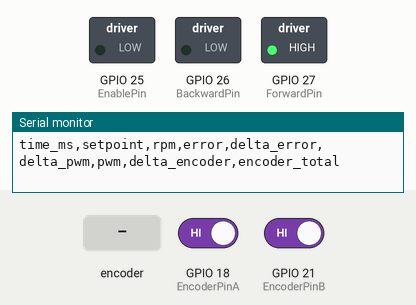
Simulated run of this sketch. Board: ESP32. Parts: switched loads named in the sketch (green lamp = pin HIGH), the last lines printed to the serial monitor. The test bench sets the inputs (shaded band); at power-on: GPIO 18 (EncoderPinA) HIGH, GPIO 21 (EncoderPinB) HIGH.

Above: at 0.05 s.
At 1.25 s:
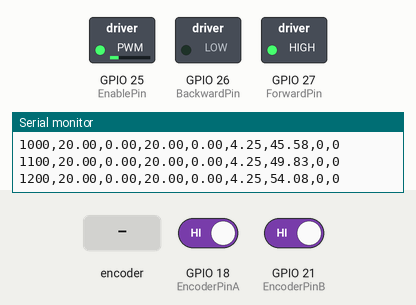
1.3 s: rotary encoder on GPIO 18 (EncoderPinA) / GPIO 21 (EncoderPinB) turned 1 step (first pin leading)
At 6.7 s:
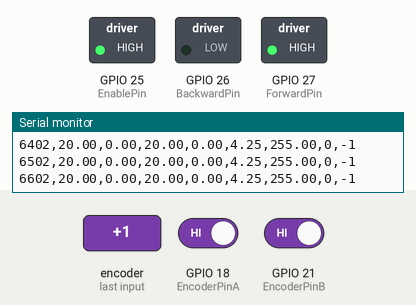
Timing chart, 0 to 8.2 s (numbered marks = the images above; inputs shaded):
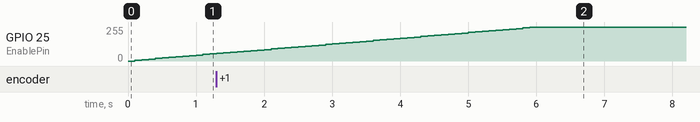

The sketch:

collectDatasetForANN.ino
```cpp
#include <Fuzzy.h>

// =====================================================
// KONFIGURASI PIN
// =====================================================
#define EncoderPinA 18
#define EncoderPinB 21
#define ForwardPin  27
#define BackwardPin 26
#define EnablePin   25

const int PPR = 330;  // Pulses per revolution

// =====================================================
// VARIABEL ENCODER DAN KONTROL
// =====================================================
volatile long encoderValue = 0;
long lastEncoder = 0;

unsigned long lastControlMillis = 0;
unsigned long lastStepMillis = 0;

const unsigned long controlInterval = 100;    // sampling 100 ms
const unsigned long stepInterval    = 10000;  // tiap setpoint bertahan 10 detik

float setpoint = 20;
float actual_rpm = 0;

float error = 0;
float last_error = 0;
float delta_error = 0;

float pwmValue = 0;
float delta_pwm = 0;

// =====================================================
// SETPOINT SEQUENCE UNTUK DATASET
// =====================================================
// Kombinasi dibuat naik, turun, dan loncat agar dataset lebih kaya
float setpointSequence[] = {
  20, 30, 40, 50, 60, 70, 80, 90, 100, 110, 120, 130, 140, 150,
  140, 130, 120, 110, 100, 90, 80, 70, 60, 50, 40, 30, 20,
  50, 100, 70, 130, 40, 120, 90, 150, 60, 110, 30, 140, 80, 20
};

int totalSteps = sizeof(setpointSequence) / sizeof(setpointSequence[0]);
int stepIndex = 0;

// Batas tampilan jika ingin dipakai Serial Plotter
float set_atas = 160.0;
float set_bawah = 0.0;

// =====================================================
// FUZZY LOGIC SETUP
// =====================================================
Fuzzy *fuzzy = new Fuzzy();

// Input: error [-100, 100]
FuzzySet *error_N = new FuzzySet(-100, -100, -100, 0);
FuzzySet *error_Z = new FuzzySet(-100, 0, 0, 100);
FuzzySet *error_P = new FuzzySet(0, 100, 100, 100);

// Input: delta_error [-50, 50]
FuzzySet *derr_N = new FuzzySet(-50, -50, -50, 0);
FuzzySet *derr_Z = new FuzzySet(-50, 0, 0, 50);
FuzzySet *derr_P = new FuzzySet(0, 50, 50, 50);

// Output: delta_pwm [-25, 25]
FuzzySet *dpwm_N = new FuzzySet(-25, -25, -25, 0);
FuzzySet *dpwm_Z = new FuzzySet(-10, 0, 0, 10);
FuzzySet *dpwm_P = new FuzzySet(0, 25, 25, 25);

void setupFuzzy() {
  // Input 1: error
  FuzzyInput *in_error = new FuzzyInput(1);
  in_error->addFuzzySet(error_N);
  in_error->addFuzzySet(error_Z);
  in_error->addFuzzySet(error_P);
  fuzzy->addFuzzyInput(in_error);

  // Input 2: delta_error
  FuzzyInput *in_dErr = new FuzzyInput(2);
  in_dErr->addFuzzySet(derr_N);
  in_dErr->addFuzzySet(derr_Z);
  in_dErr->addFuzzySet(derr_P);
  fuzzy->addFuzzyInput(in_dErr);

  // Output: delta_pwm
  FuzzyOutput *out_pwm = new FuzzyOutput(1);
  out_pwm->addFuzzySet(dpwm_N);
  out_pwm->addFuzzySet(dpwm_Z);
  out_pwm->addFuzzySet(dpwm_P);
  fuzzy->addFuzzyOutput(out_pwm);

  // Rules
  int ruleNum = 1;

  auto makeRule = [&](FuzzySet* e, FuzzySet* de, FuzzySet* dp) {
    FuzzyRuleAntecedent *r = new FuzzyRuleAntecedent();
    r->joinWithAND(e, de);

    FuzzyRuleConsequent *c = new FuzzyRuleConsequent();
    c->addOutput(dp);

    fuzzy->addFuzzyRule(new FuzzyRule(ruleNum++, r, c));
  };

  makeRule(error_N, derr_N, dpwm_N);
  makeRule(error_N, derr_Z, dpwm_N);
  makeRule(error_N, derr_P, dpwm_Z);

  makeRule(error_Z, derr_N, dpwm_N);
  makeRule(error_Z, derr_Z, dpwm_Z);
  makeRule(error_Z, derr_P, dpwm_P);

  makeRule(error_P, derr_N, dpwm_Z);
  makeRule(error_P, derr_Z, dpwm_P);
  makeRule(error_P, derr_P, dpwm_P);
}

// =====================================================
// INTERRUPT ENCODER
// =====================================================
void IRAM_ATTR updateEncoder() {
  if (digitalRead(EncoderPinA) == digitalRead(EncoderPinB)) {
    encoderValue++;
  } else {
    encoderValue--;
  }
}

// =====================================================
// SETUP
// =====================================================
void setup() {
  Serial.begin(115200);

  pinMode(ForwardPin, OUTPUT);
  pinMode(BackwardPin, OUTPUT);
  pinMode(EnablePin, OUTPUT);

  pinMode(EncoderPinA, INPUT_PULLUP);
  pinMode(EncoderPinB, INPUT_PULLUP);

  attachInterrupt(digitalPinToInterrupt(EncoderPinA), updateEncoder, RISING);

  setupFuzzy();

  digitalWrite(ForwardPin, HIGH);
  digitalWrite(BackwardPin, LOW);
  analogWrite(EnablePin, 0);

  setpoint = setpointSequence[0];

  lastControlMillis = millis();
  lastStepMillis = millis();

  // Header CSV untuk dataset
  Serial.println("time_ms,setpoint,rpm,error,delta_error,delta_pwm,pwm,delta_encoder,encoder_total");
}

// =====================================================
// LOOP UTAMA
// =====================================================
void loop() {
  unsigned long now = millis();

  // =====================================================
  // 1. Ganti setpoint otomatis setiap stepInterval
  // =====================================================
  if (now - lastStepMillis >= stepInterval) {
    lastStepMillis = now;

    stepIndex++;

    if (stepIndex >= totalSteps) {
      stepIndex = 0;
    }

    setpoint = setpointSequence[stepIndex];

    // Saat setpoint berubah, last_error disesuaikan agar delta_error tidak terlalu ekstrem
    last_error = error;
  }

  // =====================================================
  // 2. Hitung RPM dan jalankan fuzzy setiap 100 ms
  // =====================================================
  if (now - lastControlMillis >= controlInterval) {
    float dt = (now - lastControlMillis) / 1000.0;
    lastControlMillis = now;

    long currentEncoder;

    noInterrupts();
    currentEncoder = encoderValue;
    interrupts();

    long deltaEncoder = currentEncoder - lastEncoder;
    lastEncoder = currentEncoder;

    // RPM
    // Jika ingin RPM selalu positif, gunakan abs(deltaEncoder)
    actual_rpm = (abs(deltaEncoder) / (float)PPR) * (60.0 / dt);

    // Error dan delta error
    error = setpoint - actual_rpm;
    delta_error = error - last_error;

    // Batasi input fuzzy agar tetap dalam universe of discourse
    float error_fuzzy = constrain(error, -100, 100);
    float derror_fuzzy = constrain(delta_error, -50, 50);

    // Fuzzy inference
    fuzzy->setInput(1, error_fuzzy);
    fuzzy->setInput(2, derror_fuzzy);
    fuzzy->fuzzify();

    delta_pwm = fuzzy->defuzzify(1);

    // Update PWM incremental
    pwmValue += delta_pwm;
    pwmValue = constrain(pwmValue, 0, 255);

    // Kendali motor
    digitalWrite(ForwardPin, HIGH);
    digitalWrite(BackwardPin, LOW);
    analogWrite(EnablePin, (int)pwmValue);

    // =====================================================
    // 3. Cetak dataset CSV
    // =====================================================
    Serial.print(now);
    Serial.print(",");
    Serial.print(setpoint);
    Serial.print(",");
    Serial.print(actual_rpm);
    Serial.print(",");
    Serial.print(error);
    Serial.print(",");
    Serial.print(delta_error);
    Serial.print(",");
    Serial.print(delta_pwm);
    Serial.print(",");
    Serial.print(pwmValue);
    Serial.print(",");
    Serial.print(deltaEncoder);
    Serial.print(",");
    Serial.println(currentEncoder);

    // Simpan error sebelumnya
    last_error = error;
  }
}
```
